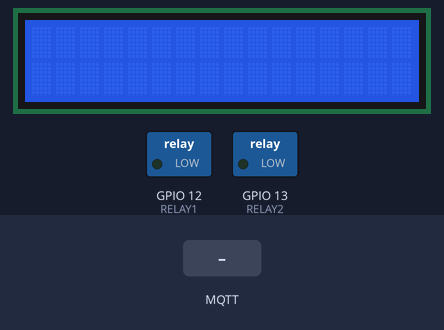
A sketch run on a simulated ESP32. Parts: 16×2 character LCD, switched loads named in the sketch (green lamp = pin HIGH). Inputs (shaded band) come from the test bench. WiFi joins after 1.5 s; servers stay silent unless stated; the local clock reads 2024-03-15 10:24:30 at power-on unless the sketch sets it; no MQTT or app messages arrive unless stated; what the sketch prints to the serial monitor is not drawn.

Above: at 2.8 s.
2.9 s: MQTT message "lcd" arrives on the second subscribed topic
At 3.7 s:
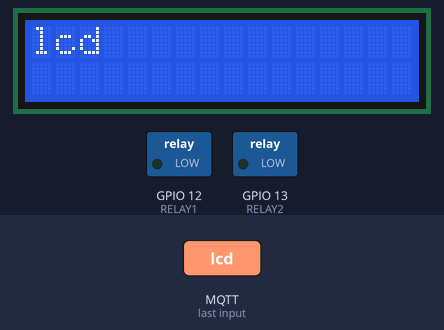
5.9 s: MQTT message "device_status" arrives on the second subscribed topic
At 7.4 s:
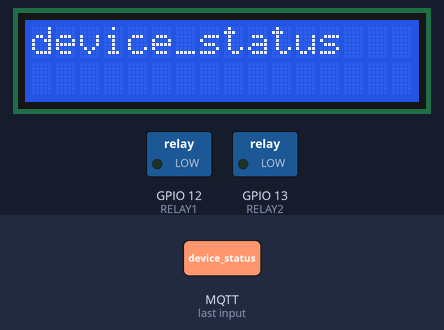
8.9 s: MQTT message "OFF:1" arrives on the second subscribed topic
At 9.5 s:
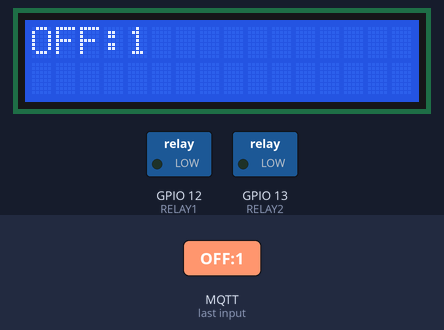
11.9 s: MQTT message "ON:1" arrives on the second subscribed topic
At 12.8 s:
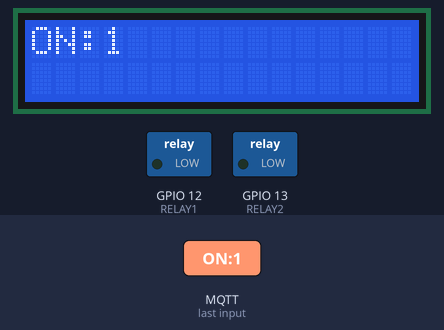
14.9 s: MQTT message "on" arrives on the second subscribed topic
At 16.1 s:
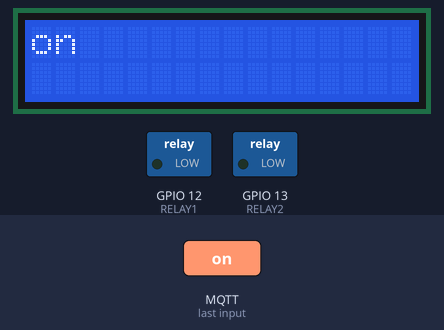
17.9 s: MQTT message "OFF:1" arrives on the third subscribed topic
At 18.2 s:
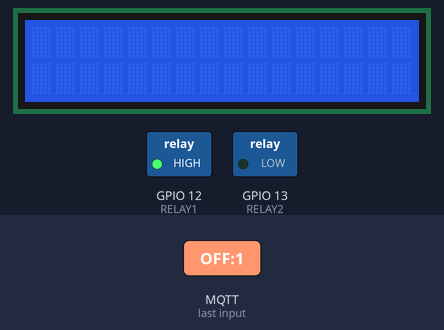
Timing chart, 0 to 20.4 s (numbered marks = the images above; inputs shaded):
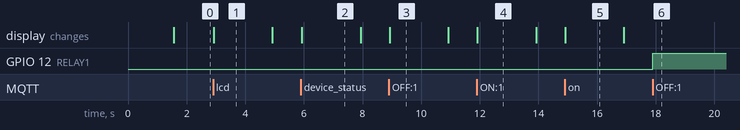

Measured:
- after the input at 2.9 s, the display: changes at once (image 1)
- after the input at 5.9 s, the display: changes at once (image 2)
- after the input at 8.9 s, the display: changes at once (image 3)
- after the input at 11.9 s, the display: changes at once (image 4)
- after the input at 14.9 s, the display: changes at once (image 5)
- after the input at 17.9 s, GPIO 12 (RELAY1): LOW → HIGH at once
- what the display in image 1 shows lasts 2.0 s, from 2.9 s to 4.9 s

The sketch:

Code_Chung-1.ino
```cpp
#include <WiFi.h>
#include <PubSubClient.h>
#include <SPI.h>
#include <MFRC522.h>
#include "time.h"
#include <LiquidCrystal_I2C.h>  // Thư viện thời gian

// Thông tin Wi-Fi
const char* ssid = "nhuan";
const char* wifi_password = "12345678";
#define SS_PIN 5
#define RST_PIN 2
#define ID_ROOM 4  // ID phòng

// Khai báo chân điều khiển rơ le
#define RELAY1 12
#define RELAY2 13

//
int lcdColumns = 16;
int lcdRows = 2;

// set LCD address, number of columns and rows
// if you don't know your display address, run an I2C scanner sketch
LiquidCrystal_I2C lcd(0x27, lcdColumns, lcdRows);


// Thông tin MQTT
const char* mqtt_server = "192.168.1.95";
const int mqtt_port = 1883;


// Khai báo MQTT client và RFID
WiFiClient wifiClient;
PubSubClient client(wifiClient);
MFRC522 rfid(SS_PIN, RST_PIN);
MFRC522::MIFARE_Key key;

byte nuidPICC[4];
long lastMsg = 0;

void setup() {
  Serial.begin(115200);
  setup_wifi();
  client.setServer(mqtt_server, mqtt_port);
  client.setCallback(callback);
  client.subscribe("rfid");
  client.subscribe("lcd");
  client.subscribe("device_status");

  pinMode(RELAY1, OUTPUT);
  pinMode(RELAY2, OUTPUT);

//mặc đinh là
  digitalWrite(RELAY1, 0);
  digitalWrite(RELAY2, 0);

  // Khởi tạo NTP
  configTime(7 * 3600, 0, "time.nist.gov");  // Múi giờ Việt Nam (+7 GMT)

  SPI.begin();
  rfid.PCD_Init();

  for (byte i = 0; i < 6; i++) {
    key.keyByte[i] = 0xFF;
  }

  Serial.println(F("This code scans the MIFARE Classic NUID."));

  lcd.begin();        // Với LiquidCrystal_I2C
  lcd.backlight();
}

void setup_wifi() {
  delay(10);
  Serial.print("Connecting to Wi-Fi: ");
  Serial.println(ssid);

  WiFi.begin(ssid, wifi_password);

  while (WiFi.status() != WL_CONNECTED) {
    delay(500);
    Serial.print(".");
  }

  Serial.println();
  Serial.println("WiFi connected");
  Serial.println("IP address: ");
  Serial.println(WiFi.localIP());


}

void reconnect() {
  while (!client.connected()) {
    Serial.print("Attempting MQTT connection...");
    if (client.connect("ESP32Client")) {
      Serial.println("Connected to MQTT broker");
      client.subscribe("rfid");
      client.subscribe("lcd");
    } else {
      Serial.print("Failed to connect, rc=");
      Serial.print(client.state());
      Serial.println(" trying again in 5 seconds...");
      delay(5000);
    }
  }
}

void LCDNotice(char* notice) {
    static unsigned long startMillis = 0; // Thời điểm bắt đầu hiển thị
    static bool isDisplaying = false;    // Trạng thái hiển thị
    lcd.clear();
    lcd.setCursor(0, 0);
    lcd.print(notice);
    delay(2000);
    lcd.clear();

}
// Các hàm bật tắt.
void OnRFID(){
  // Tắt rơ le 1
  Serial.println("Tắt rơ le 1");
  digitalWrite(RELAY1, LOW);
}
void OffRFID(){
  Serial.println("Bật rơ le 1");
  digitalWrite(RELAY1, HIGH);
}
void OnLCD(){
  Serial.println("Bật rơ le 2");
  digitalWrite(RELAY2, LOW);
}
void OffLCD(){
  Serial.println("Tắt rơ le 2");
  digitalWrite(RELAY2, HIGH);
}

void callback(char* topic, byte* message, unsigned int length) {
    // In topic nhận được
    Serial.print("Tin nhắn nhận được từ topic: ");
    Serial.println(topic);
    // In nội dung tin nhắn
    Serial.println();  // Xuống dòng sau khi in xong nội dung

    // Kiểm tra topic
  if (strcmp(topic, "lcd") == 0) {
    Serial.print("Nội dung: ");

      // Khai báo mảng chứa tin nhắn
    char notice[100];  // Đảm bảo kích thước đủ lớn

      // Sao chép nội dung tin nhắn vào mảng notice
    for (unsigned int i = 0; i < length && i < sizeof(notice) - 1; i++) {
      Serial.print((char)message[i]);  // In từng ký tự
      notice[i] = (char)message[i];   // Sao chép ký tự
    }

    notice[length] = '\0';  // Kết thúc chuỗi bằng ký tự null

    Serial.println();       // Xuống dòng sau khi in nội dung
    Serial.println(notice); // In toàn bộ chuỗi notice

      // Gọi hàm hiển thị lên LCD
    LCDNotice(notice);
  }
// Off RFID
  if (strcmp(topic, "device_status") == 0) {
    Serial.print("Nội dung: ");

      // Khai báo mảng chứa tin nhắn
    char notice[100];  // Đảm bảo kích thước đủ lớn

      // Sao chép nội dung tin nhắn vào mảng notice
    for (unsigned int i = 0; i < length && i < sizeof(notice) - 1; i++) {
      Serial.print((char)message[i]);  // In từng ký tự
      notice[i] = (char)message[i];   // Sao chép ký tự
    }

    notice[length] = '\0';  // Kết thúc chuỗi bằng ký tự null

    Serial.println();       // Xuống dòng sau khi in nội dung
    Serial.println(notice); // In toàn bộ chuỗi notice

      // Gọi hàm hiển thị lên LCD
    if(strcmp(notice, "OFF:1") == 0){
      OffRFID();
    }
  }
//On RFID
  if (strcmp(topic, "device_status") == 0) {
    Serial.print("Nội dung: ");

      // Khai báo mảng chứa tin nhắn
    char notice[100];  // Đảm bảo kích thước đủ lớn

      // Sao chép nội dung tin nhắn vào mảng notice
    for (unsigned int i = 0; i < length && i < sizeof(notice) - 1; i++) {
      Serial.print((char)message[i]);  // In từng ký tự
      notice[i] = (char)message[i];   // Sao chép ký tự
    }

    notice[length] = '\0';  // Kết thúc chuỗi bằng ký tự null

    Serial.println();       // Xuống dòng sau khi in nội dung
    Serial.println(notice); // In toàn bộ chuỗi notice

      // Gọi hàm hiển thị lên LCD
    if(strcmp(notice, "ON:1") == 0){
      OnRFID();
    }
  }
// On LCD
  if (strcmp(topic, "device_status") == 0) {
    Serial.print("Nội dung: ");

      // Khai báo mảng chứa tin nhắn
    char notice[100];  // Đảm bảo kích thước đủ lớn

      // Sao chép nội dung tin nhắn vào mảng notice
    for (unsigned int i = 0; i < length && i < sizeof(notice) - 1; i++) {
      Serial.print((char)message[i]);  // In từng ký tự
      notice[i] = (char)message[i];   // Sao chép ký tự
    }

    notice[length] = '\0';  // Kết thúc chuỗi bằng ký tự null

    Serial.println();       // Xuống dòng sau khi in nội dung
    Serial.println(notice); // In toàn bộ chuỗi notice

      // Gọi hàm hiển thị lên LCD
    if(strcmp(notice, "ON:3") == 0){
      OnLCD();
    }
  }
  // OffLCD
  if (strcmp(topic, "device_status") == 0) {
    Serial.print("Nội dung: ");

      // Khai báo mảng chứa tin nhắn
    char notice[100];  // Đảm bảo kích thước đủ lớn

      // Sao chép nội dung tin nhắn vào mảng notice
    for (unsigned int i = 0; i < length && i < sizeof(notice) - 1; i++) {
      Serial.print((char)message[i]);  // In từng ký tự
      notice[i] = (char)message[i];   // Sao chép ký tự
    }

    notice[length] = '\0';  // Kết thúc chuỗi bằng ký tự null

    Serial.println();       // Xuống dòng sau khi in nội dung
    Serial.println(notice); // In toàn bộ chuỗi notice

      // Gọi hàm hiển thị lên LCD
    if(strcmp(notice, "OFF:3") == 0){
      OffLCD();
    }
  }
}
void loop() {
  if (!client.connected()) {
    reconnect();
  }
  client.loop();

  if (!rfid.PICC_IsNewCardPresent()) return;
  if (!rfid.PICC_ReadCardSerial()) return;

  Serial.print(F("PICC type: "));
  MFRC522::PICC_Type piccType = rfid.PICC_GetType(rfid.uid.sak);
  Serial.println(rfid.PICC_GetTypeName(piccType));

  if (piccType != MFRC522::PICC_TYPE_MIFARE_MINI &&
      piccType != MFRC522::PICC_TYPE_MIFARE_1K &&
      piccType != MFRC522::PICC_TYPE_MIFARE_4K) {
    Serial.println(F("Your tag is not of type MIFARE Classic."));
    return;
  }

  if (rfid.uid.uidByte[0] != nuidPICC[0] ||
      rfid.uid.uidByte[1] != nuidPICC[1] ||
      rfid.uid.uidByte[2] != nuidPICC[2] ||
      rfid.uid.uidByte[3] != nuidPICC[3]) {

    Serial.println(F("A new card has been detected."));

    for (byte i = 0; i < 4; i++) {
      nuidPICC[i] = rfid.uid.uidByte[i];
    }

    Serial.println(F("The NUID tag is:"));
    Serial.print(F("In hex: "));
    printHex(rfid.uid.uidByte, rfid.uid.size);
    Serial.println();

    // Lấy thời gian hiện tại
    struct tm timeinfo;
    if (!getLocalTime(&timeinfo)) {
      Serial.println("Failed to obtain time");
      return;
    }
    Serial.println(&timeinfo, "%A, %B %d %Y %H:%M:%S");  // In thời gian

    // Gửi thông tin ID phòng, NUID thẻ và thời gian lên MQTT Broker
    char payload[150];
    sprintf(payload, "%d&&%02X%02X%02X%02X&&%04d-%02d-%02d %02d:%02d:%02d",
            ID_ROOM,
            rfid.uid.uidByte[0], rfid.uid.uidByte[1], rfid.uid.uidByte[2], rfid.uid.uidByte[3],
            timeinfo.tm_year + 1900, timeinfo.tm_mon + 1, timeinfo.tm_mday,
            timeinfo.tm_hour, timeinfo.tm_min, timeinfo.tm_sec);

    client.publish("rfid", payload);  // Gửi thông tin lên MQTT topic "rfid/idcard"
    Serial.print("Message published: ");
    Serial.println(payload);
  }

  rfid.PICC_HaltA();
  rfid.PCD_StopCrypto1();
}

void printHex(byte *buffer, byte bufferSize) {
  for (byte i = 0; i < bufferSize; i++) {
    Serial.print(buffer[i] < 0x10 ? " 0" : " ");
    Serial.print(buffer[i], HEX);
  }
}
```
